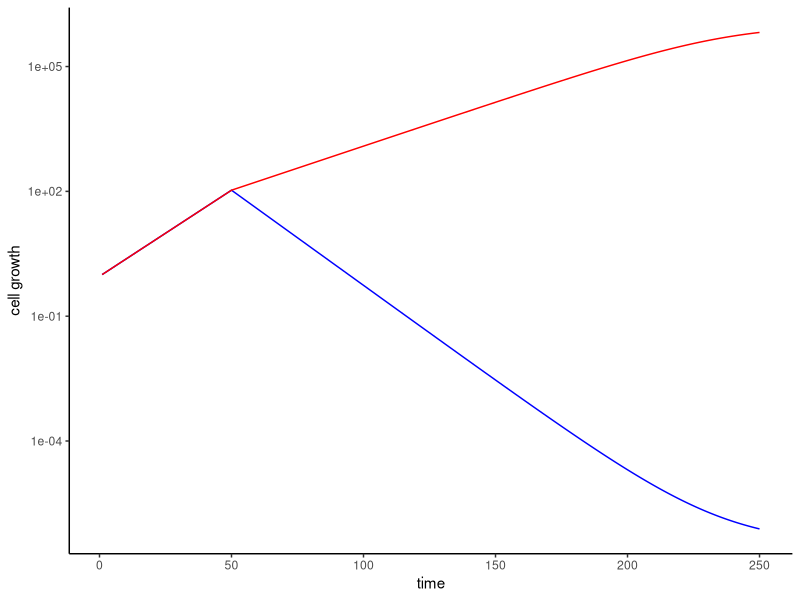

Source code (R):
# load package
library(ggplot2)

# set initial values
N0=1
M0=1
K=1000000
timesteps=250
# allow r to be variable

# create vectors to store variables
N=numeric(length=timesteps)
N[1]=N0
M=numeric(length=timesteps)
M[1]=M0


# simulate
for(t in 1:(timesteps-1)){
  if (t<=49){
    rN=0.1
    rM=0.1
    N[t+1] <- N[t]+0.1*N[t]*(1-(N[t]+M[t])/K)
    M[t+1] <- M[t]+0.1*M[t]*(1-(N[t]+M[t])/K)
    } else if (t>49){
      N[t+1] <- N[t]+(-0.1)*N[t]*(1-(N[t]+M[t])/K)
      M[t+1] <- M[t]+0.05*M[t]*(1-(N[t]+M[t])/K)
    }
}


# create data frame
sim1<-data.frame(name="sim1", time=1:length(N), N=N)
sim2<-data.frame(name="sim2", time=1:length(M), M=M)


# plot simulation
ggplot()+
  geom_line(data=sim1, aes(x=time,y=N),col='blue')+
  geom_line(data=sim2, aes(x=time,y=M),col='red')+
  scale_y_continuous(trans="log10")+
  ylab("cell growth")+
  theme_classic()

